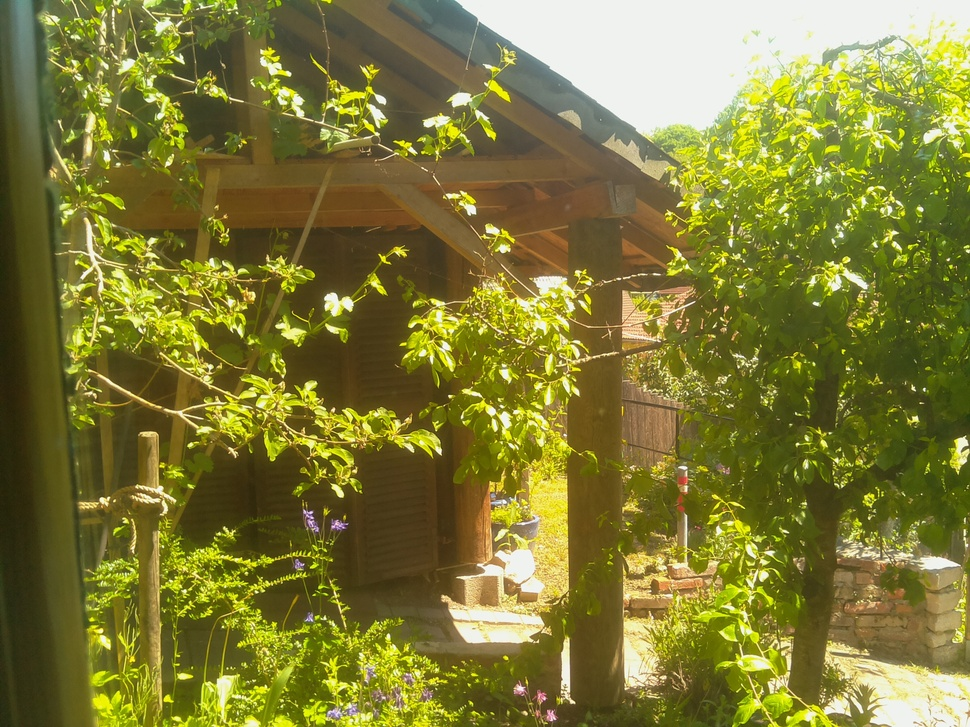
//> input picture value/actual.jpg, 970 x 727 px, shrunk from 2592 x 1944 before the run
$ ./value actual.jpg   (built with g++ and OpenCV 4)
//> lines starting //> are read from the running program, lines starting //| are printed output that depends on the picture
/*

  17.06.'17
  v01
  jarvis

  test two ways of determine a given images brightness

  cloned ./histogram.cpp

  found : http://docs.opencv.org/trunk/df/d9d/tutorial_py_colorspaces.html
  for colored object tracking
*/


#include "opencv2/highgui/highgui.hpp"
#include "opencv2/imgproc/imgproc.hpp"
//#include "types.hpp"
#include <iostream>
#include <stdio.h>

using namespace std;
using namespace cv;

/**
 * @function main
 */
int main( int argc, char** argv )
{
  Mat src, dst;
  int x,y;
  x = y = 5;

  /// Load image
  src = imread( argv[1], 1 );
//> src is the input picture: 727 rows x 970 cols, CV_8UC3; mean B, G, R 54.9, 123, 127

  if( !src.data )
    { printf("reading image  unsuccessfull");return -1; }

  /// Separate the image in 3 places ( B, G and R )
  vector<Mat> bgr_planes;
  split( src, bgr_planes );
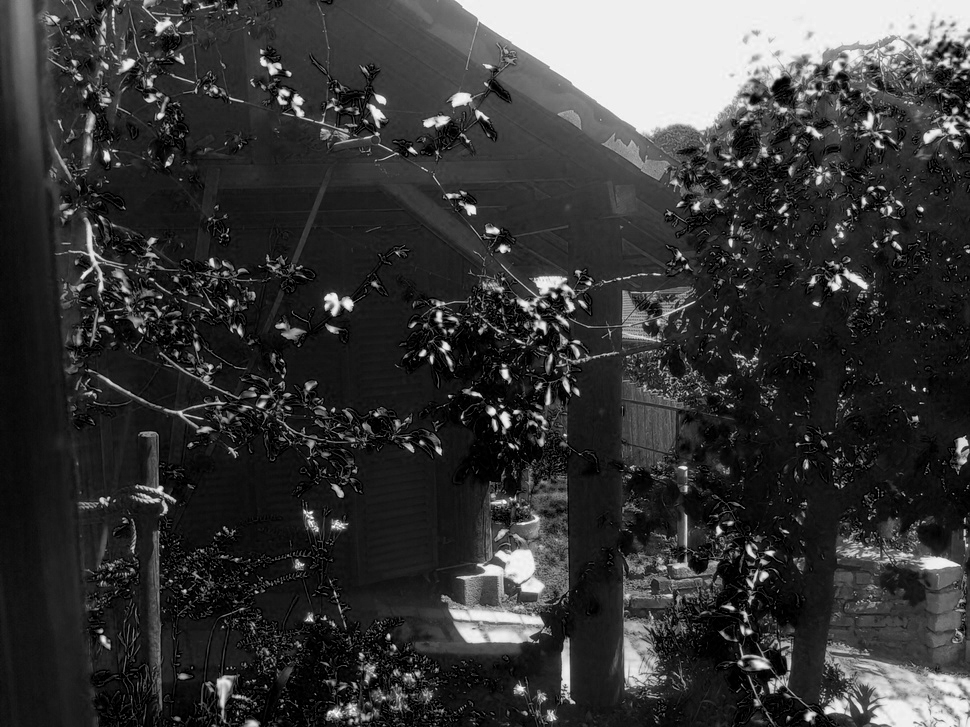
//> bgr_planes[0]: 727 rows x 970 cols, CV_8UC1; min 0, max 255, mean 54.9
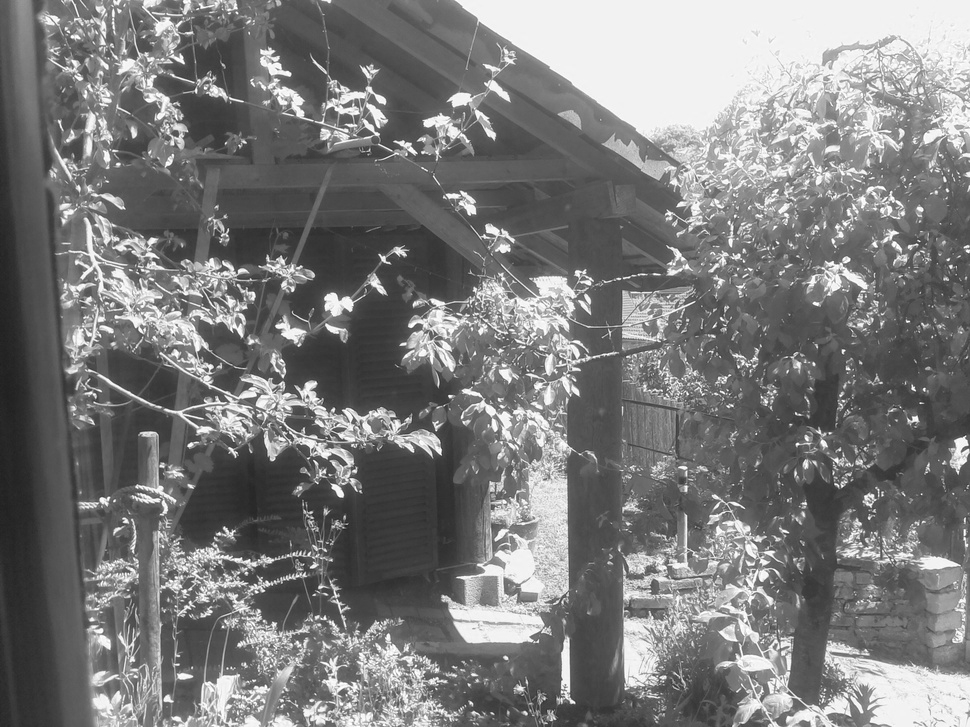
//> bgr_planes[1]: 727 rows x 970 cols, CV_8UC1; min 30, max 255, mean 123
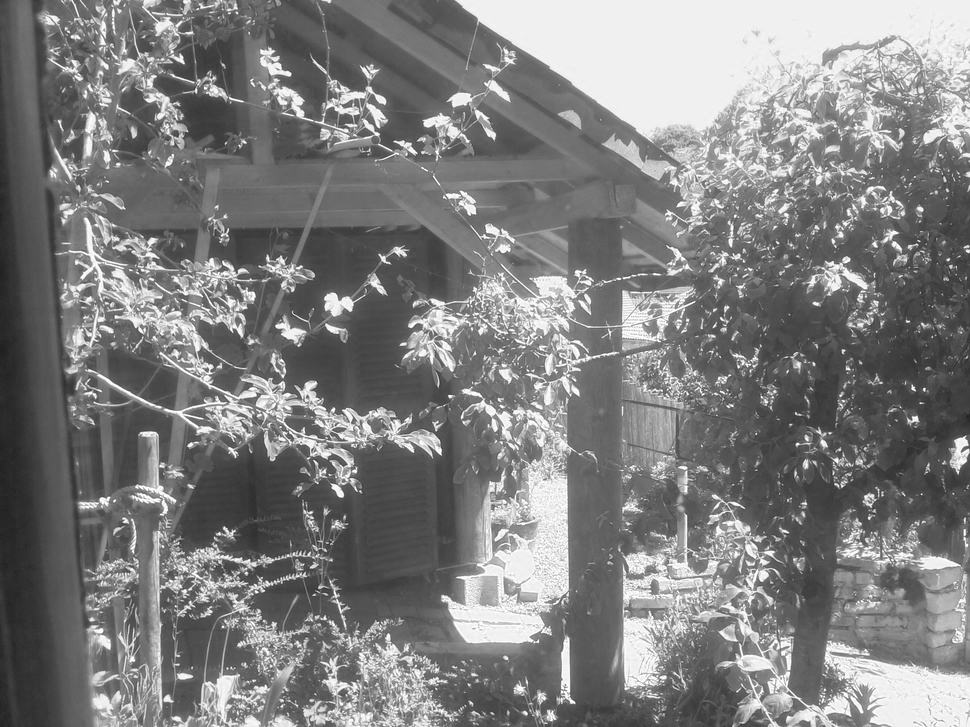
//> bgr_planes[2]: 727 rows x 970 cols, CV_8UC1; min 32, max 255, mean 127

  cout << "number of matrix channels: " << src.channels() << endl;
//| number of matrix channels: 3
  cout << "matrix size: " << src.size() << endl;
//| matrix size: [970 x 727]

 Vec3b intensity = src.at<Vec3b>(y,x);
//> intensity = [67, 90, 75]
 uchar blue = intensity.val[0];
//> blue = 67
 uchar green = intensity.val[1];
//> green = 90
 uchar red = intensity.val[2];
//> red = 75

cout << "blue: " << (int)blue << endl; //cast to display value
//| blue: 67
cout << "green: " << (int)green << endl;
//| green: 90
cout << "red: " << (int)red << endl << endl;
//| red: 75

//================================== GRAY
Mat gray_image;
cout << "converting to grayscale" << endl;
cvtColor( src, gray_image, CV_BGR2GRAY );
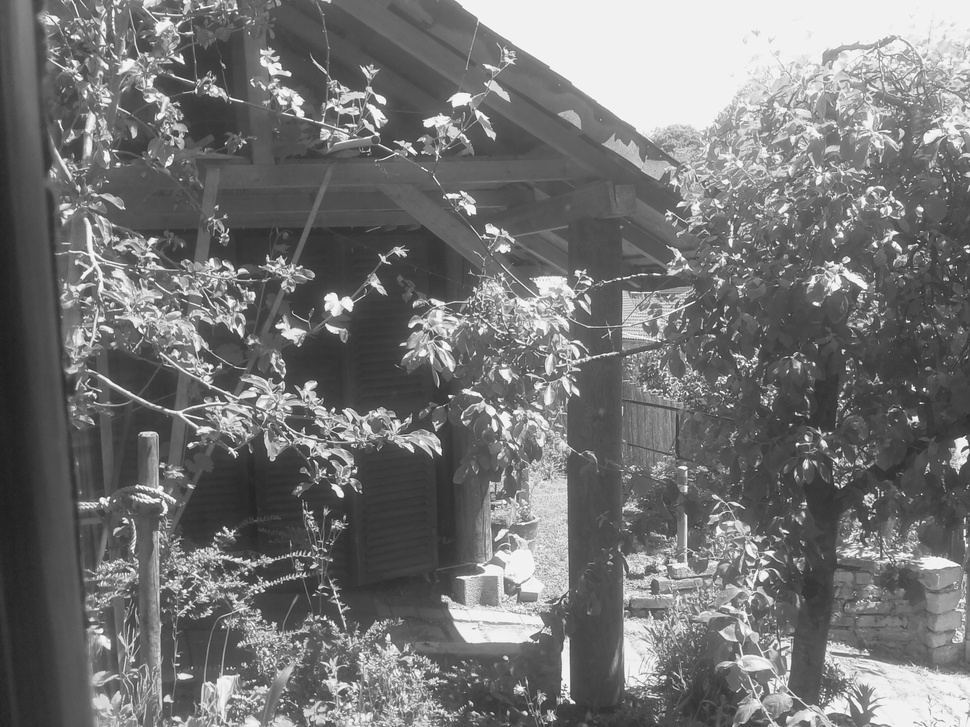
//> gray_image: 727 rows x 970 cols, CV_8UC1; min 28, max 255, mean 116.4
cout << "number of gray matrix channels: " << gray_image.channels() << endl;
//| number of gray matrix channels: 1
cout << "gray matrix size: " << gray_image.size() << endl;
//| gray matrix size: [970 x 727]

Scalar gray_intensity = gray_image.at<uchar>(y,x);
//> gray_intensity = Scalar(83)
cout << "gray: " << (int)gray_intensity[0] << endl << endl;
//| gray: 83

//================================== HSV
Mat hsv;
cout << "converting to hsv" << endl;
cvtColor( src, hsv, CV_RGB2HSV );
//> hsv: 727 rows x 970 cols, CV_8UC3; mean H, S, V 90.6, 161.4, 130.7
cout << "number of hsv matrix channels: " << hsv.channels() << endl;
//| number of hsv matrix channels: 3
cout << "hsv matrix size: " << hsv.size() << endl;
//| hsv matrix size: [970 x 727]

Vec3b hsv_intensity = hsv.at<Vec3b>(y,x);
//> hsv_intensity = [70, 65, 90]

cout << "Hue [0]: \t\t" << (float)hsv_intensity.val[0] << "/123"<< endl; //cast to display value
//| Hue [0]: 		70/123
cout << "Saturation [1]: \t" << (float)hsv_intensity.val[1] << "/25" << endl;
//| Saturation [1]: 	65/25
cout << "Value [2]: \t\t" << (float)hsv_intensity.val[2] << "/35" << endl << endl;
//| Value [2]: 		90/35


cout << "what src: " << (int)src.at<uchar>(y,x) << endl;
//| what src: 73
cout << "what hsv 2d: " << (float)hsv.at<uchar>(y,x) << endl;
//| what hsv 2d: 92
cout << "sizeof: " << sizeof(hsv.at<uchar>(y,x)) << endl;
//| sizeof: 1
//cout << "what hsv 1d: " << (int)hsv.at<uchar>(0) << endl;
cout << "hsv.dims " << (int)hsv.dims << endl;
//| hsv.dims 2


 cout<< "completed" <<endl;
  //waitKey(0);

  return 0;
}
